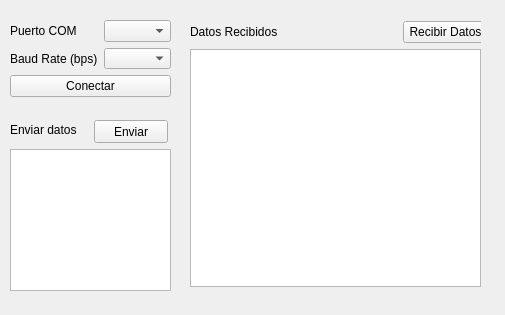
<?xml version="1.0" encoding="UTF-8"?>
<ui version="4.0">
 <class>MainWindow</class>
 <widget class="QMainWindow" name="MainWindow">
  <property name="geometry">
   <rect>
    <x>0</x>
    <y>0</y>
    <width>505</width>
    <height>315</height>
   </rect>
  </property>
  <property name="minimumSize">
   <size>
    <width>505</width>
    <height>315</height>
   </size>
  </property>
  <property name="maximumSize">
   <size>
    <width>505</width>
    <height>315</height>
   </size>
  </property>
  <property name="contextMenuPolicy">
   <enum>Qt::NoContextMenu</enum>
  </property>
  <property name="windowTitle">
   <string notr="true">Comunicación Serial - Caleb Trepowski</string>
  </property>
  <property name="windowIcon">
   <iconset>
    <normaloff>icon.png</normaloff>icon.png</iconset>
  </property>
  <widget class="QWidget" name="centralwidget">
   <widget class="QWidget" name="formLayoutWidget">
    <property name="geometry">
     <rect>
      <x>10</x>
      <y>120</y>
      <width>161</width>
      <height>171</height>
     </rect>
    </property>
    <layout class="QFormLayout" name="sendDataLayout">
     <property name="labelAlignment">
      <set>Qt::AlignLeading|Qt::AlignLeft|Qt::AlignTop</set>
     </property>
     <property name="formAlignment">
      <set>Qt::AlignJustify|Qt::AlignVCenter</set>
     </property>
     <property name="horizontalSpacing">
      <number>6</number>
     </property>
     <property name="rightMargin">
      <number>0</number>
     </property>
     <item row="0" column="0">
      <widget class="QLabel" name="sendDataLabel">
       <property name="sizePolicy">
        <sizepolicy hsizetype="Expanding" vsizetype="Fixed">
         <horstretch>0</horstretch>
         <verstretch>0</verstretch>
        </sizepolicy>
       </property>
       <property name="minimumSize">
        <size>
         <width>78</width>
         <height>20</height>
        </size>
       </property>
       <property name="maximumSize">
        <size>
         <width>78</width>
         <height>20</height>
        </size>
       </property>
       <property name="text">
        <string notr="true">Enviar datos</string>
       </property>
       <property name="buddy">
        <cstring>sendDataButton</cstring>
       </property>
      </widget>
     </item>
     <item row="0" column="1">
      <widget class="QPushButton" name="sendDataButton">
       <property name="sizePolicy">
        <sizepolicy hsizetype="Expanding" vsizetype="Fixed">
         <horstretch>0</horstretch>
         <verstretch>0</verstretch>
        </sizepolicy>
       </property>
       <property name="minimumSize">
        <size>
         <width>74</width>
         <height>23</height>
        </size>
       </property>
       <property name="maximumSize">
        <size>
         <width>74</width>
         <height>23</height>
        </size>
       </property>
       <property name="text">
        <string notr="true">Enviar</string>
       </property>
       <property name="shortcut">
        <string notr="true"/>
       </property>
       <property name="flat">
        <bool>false</bool>
       </property>
      </widget>
     </item>
     <item row="1" column="0" colspan="2">
      <widget class="QPlainTextEdit" name="dataToSendTextEdit">
       <property name="sizePolicy">
        <sizepolicy hsizetype="Fixed" vsizetype="Expanding">
         <horstretch>0</horstretch>
         <verstretch>0</verstretch>
        </sizepolicy>
       </property>
      </widget>
     </item>
    </layout>
   </widget>
   <widget class="QWidget" name="formLayoutWidget_2">
    <property name="geometry">
     <rect>
      <x>10</x>
      <y>20</y>
      <width>161</width>
      <height>77</height>
     </rect>
    </property>
    <layout class="QFormLayout" name="COMConfigurationLayout">
     <item row="0" column="0">
      <widget class="QLabel" name="COMPortLabel">
       <property name="text">
        <string notr="true">Puerto COM</string>
       </property>
       <property name="buddy">
        <cstring>COMPortComboBox</cstring>
       </property>
      </widget>
     </item>
     <item row="0" column="1">
      <widget class="QComboBox" name="COMPortComboBox">
       <property name="currentText">
        <string notr="true"/>
       </property>
      </widget>
     </item>
     <item row="1" column="0">
      <widget class="QLabel" name="baudRateLabel">
       <property name="text">
        <string notr="true">Baud Rate (bps)</string>
       </property>
       <property name="buddy">
        <cstring>baudRateComboBox</cstring>
       </property>
      </widget>
     </item>
     <item row="1" column="1">
      <widget class="QComboBox" name="baudRateComboBox">
       <property name="currentText">
        <string notr="true"/>
       </property>
      </widget>
     </item>
     <item row="2" column="0" colspan="2">
      <widget class="QPushButton" name="connectButton">
       <property name="text">
        <string notr="true">Conectar</string>
       </property>
      </widget>
     </item>
    </layout>
   </widget>
   <widget class="QWidget" name="formLayoutWidget_3">
    <property name="geometry">
     <rect>
      <x>190</x>
      <y>21</y>
      <width>291</width>
      <height>271</height>
     </rect>
    </property>
    <layout class="QFormLayout" name="formLayout">
     <property name="labelAlignment">
      <set>Qt::AlignRight|Qt::AlignTrailing|Qt::AlignVCenter</set>
     </property>
     <property name="horizontalSpacing">
      <number>125</number>
     </property>
     <item row="0" column="0">
      <widget class="QLabel" name="receivedDataLabel">
       <property name="text">
        <string notr="true">Datos Recibidos</string>
       </property>
      </widget>
     </item>
     <item row="0" column="1">
      <widget class="QPushButton" name="updateReceivedDataButton">
       <property name="sizePolicy">
        <sizepolicy hsizetype="Ignored" vsizetype="Fixed">
         <horstretch>0</horstretch>
         <verstretch>0</verstretch>
        </sizepolicy>
       </property>
       <property name="minimumSize">
        <size>
         <width>85</width>
         <height>0</height>
        </size>
       </property>
       <property name="maximumSize">
        <size>
         <width>85</width>
         <height>23</height>
        </size>
       </property>
       <property name="text">
        <string notr="true">Recibir Datos</string>
       </property>
       <property name="autoRepeat">
        <bool>false</bool>
       </property>
      </widget>
     </item>
     <item row="1" column="0" colspan="2">
      <widget class="QPlainTextEdit" name="receivedDataText">
       <property name="enabled">
        <bool>true</bool>
       </property>
       <property name="sizePolicy">
        <sizepolicy hsizetype="Expanding" vsizetype="Maximum">
         <horstretch>0</horstretch>
         <verstretch>0</verstretch>
        </sizepolicy>
       </property>
       <property name="minimumSize">
        <size>
         <width>0</width>
         <height>238</height>
        </size>
       </property>
       <property name="maximumSize">
        <size>
         <width>16777215</width>
         <height>238</height>
        </size>
       </property>
      </widget>
     </item>
    </layout>
   </widget>
  </widget>
 </widget>
 <tabstops>
  <tabstop>COMPortComboBox</tabstop>
  <tabstop>baudRateComboBox</tabstop>
  <tabstop>dataToSendTextEdit</tabstop>
 </tabstops>
 <resources/>
 <connections/>
</ui>
